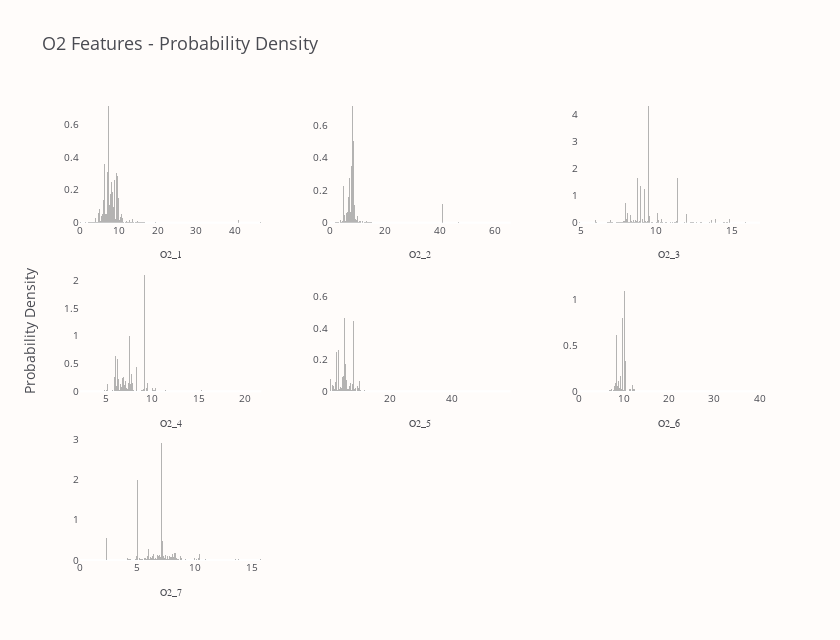

Notebook code for this chart:
### Markdown cell above
<p style="
    font-size: 16px;
    font-family: 'JetBrains Mono';
    text-align: justify;
    text-justify: inter-word;
">
    <b>In this subsection, we will see distributions of the available features. Each plot will be focused on only one indicator from all stations. Since we know that the dataset is weakly diversed and has few unique values, we should observe these distributions as a collection of individual peaks.</b>
</p>

### Code cell
def get_n_rows_axes(n_features, n_cols):
    n_rows = int(np.ceil(n_features / n_cols))
    current_col = range(1, n_cols + 1)
    current_row = range(1, n_rows + 1)
    return n_rows, list(product(current_row, current_col))


def draw_dist_for_group(group, vars_to_plot, n_cols=3, height=640):
    n_rows, axes = get_n_rows_axes(len(vars_to_plot), n_cols)
    fig = make_subplots(
        rows=n_rows,
        cols=n_cols,
        y_title="Probability Density",
        horizontal_spacing=0.1,
        vertical_spacing=0.1,
    )
    fig.update_annotations(font_size=14)
    for var, (row, col) in zip(vars_to_plot, axes):
        density, bins = np.histogram(train[var], bins=200, density=True)
        fig.add_bar(
            x=bins,
            y=density,
            marker_color="#6B6A6A",
            marker_line_width=0,
            opacity=0.5,
            name=var,
            showlegend=False,
            row=row,
            col=col,
        )
        fig.update_xaxes(
            tickfont_size=10,
            showgrid=False,
            title_text=var,
            titlefont_size=10,
            titlefont_family="Arial Black",
            row=row,
            col=col,
        )
        fig.update_yaxes(tickfont_size=10, showgrid=False, row=row, col=col)

    fig.update_layout(
        width=840,
        height=height,
        title=f"{group} Features - Probability Density",
        font_color=FONT_COLOR,
        title_font_size=18,
        plot_bgcolor=BACKGROUND_COLOR,
        paper_bgcolor=BACKGROUND_COLOR,
        bargap=0,
    )
    return fig


o2_group = "O2"
o2_vars = train.columns[train.columns.str.startswith(o2_group)]

fig = draw_dist_for_group(o2_group, o2_vars)
fig.show()

### Figure 1 — Plotly figure (JSON) as saved in the notebook; plotly's stock layout.template omitted (floating-point values rounded to 4 significant figures; data arrays with more than 128 entries replaced by an {"elided": "..."} marker saying what was removed)
{"data": [{"marker": {"color": "#6B6A6A", "line": {"width": 0}}, "name": "O2_1", "opacity": 0.5, "showlegend": false, "type": "bar", "x": {"elided": "201 float values"}, "xaxis": "x", "y": {"elided": "200 float values"}, "yaxis": "y"}, {"marker": {"color": "#6B6A6A", "line": {"width": 0}}, "name": "O2_2", "opacity": 0.5, "showlegend": false, "type": "bar", "x": {"elided": "201 float values"}, "xaxis": "x2", "y": {"elided": "200 float values"}, "yaxis": "y2"}, {"marker": {"color": "#6B6A6A", "line": {"width": 0}}, "name": "O2_3", "opacity": 0.5, "showlegend": false, "type": "bar", "x": {"elided": "201 float values"}, "xaxis": "x3", "y": {"elided": "200 float values"}, "yaxis": "y3"}, {"marker": {"color": "#6B6A6A", "line": {"width": 0}}, "name": "O2_4", "opacity": 0.5, "showlegend": false, "type": "bar", "x": {"elided": "201 float values"}, "xaxis": "x4", "y": {"elided": "200 float values"}, "yaxis": "y4"}, {"marker": {"color": "#6B6A6A", "line": {"width": 0}}, "name": "O2_5", "opacity": 0.5, "showlegend": false, "type": "bar", "x": {"elided": "201 float values"}, "xaxis": "x5", "y": {"elided": "200 float values"}, "yaxis": "y5"}, {"marker": {"color": "#6B6A6A", "line": {"width": 0}}, "name": "O2_6", "opacity": 0.5, "showlegend": false, "type": "bar", "x": {"elided": "201 float values"}, "xaxis": "x6", "y": {"elided": "200 float values"}, "yaxis": "y6"}, {"marker": {"color": "#6B6A6A", "line": {"width": 0}}, "name": "O2_7", "opacity": 0.5, "showlegend": false, "type": "bar", "x": {"elided": "201 float values"}, "xaxis": "x7", "y": {"elided": "200 float values"}, "yaxis": "y7"}], "layout": {"annotations": [{"font": {"size": 14}, "showarrow": false, "text": "Probability Density", "textangle": -90, "x": 0, "xanchor": "right", "xref": "paper", "xshift": -40, "y": 0.5, "yanchor": "middle", "yref": "paper"}], "bargap": 0, "font": {"color": "#4A4B52"}, "height": 640, "paper_bgcolor": "#FFFCFA", "plot_bgcolor": "#FFFCFA", "title": {"font": {"size": 18}, "text": "O2 Features - Probability Density"}, "width": 840, "xaxis": {"anchor": "y", "domain": [0, 0.2667], "showgrid": false, "tickfont": {"size": 10}, "title": {"font": {"family": "Arial Black", "size": 10}, "text": "O2_1"}}, "xaxis2": {"anchor": "y2", "domain": [0.3667, 0.6333], "showgrid": false, "tickfont": {"size": 10}, "title": {"font": {"family": "Arial Black", "size": 10}, "text": "O2_2"}}, "xaxis3": {"anchor": "y3", "domain": [0.7333, 1], "showgrid": false, "tickfont": {"size": 10}, "title": {"font": {"family": "Arial Black", "size": 10}, "text": "O2_3"}}, "xaxis4": {"anchor": "y4", "domain": [0, 0.2667], "showgrid": false, "tickfont": {"size": 10}, "title": {"font": {"family": "Arial Black", "size": 10}, "text": "O2_4"}}, "xaxis5": {"anchor": "y5", "domain": [0.3667, 0.6333], "showgrid": false, "tickfont": {"size": 10}, "title": {"font": {"family": "Arial Black", "size": 10}, "text": "O2_5"}}, "xaxis6": {"anchor": "y6", "domain": [0.7333, 1], "showgrid": false, "tickfont": {"size": 10}, "title": {"font": {"family": "Arial Black", "size": 10}, "text": "O2_6"}}, "xaxis7": {"anchor": "y7", "domain": [0, 0.2667], "showgrid": false, "tickfont": {"size": 10}, "title": {"font": {"family": "Arial Black", "size": 10}, "text": "O2_7"}}, "xaxis8": {"anchor": "y8", "domain": [0.3667, 0.6333]}, "xaxis9": {"anchor": "y9", "domain": [0.7333, 1]}, "yaxis": {"anchor": "x", "domain": [0.7333, 1], "showgrid": false, "tickfont": {"size": 10}}, "yaxis2": {"anchor": "x2", "domain": [0.7333, 1], "showgrid": false, "tickfont": {"size": 10}}, "yaxis3": {"anchor": "x3", "domain": [0.7333, 1], "showgrid": false, "tickfont": {"size": 10}}, "yaxis4": {"anchor": "x4", "domain": [0.3667, 0.6333], "showgrid": false, "tickfont": {"size": 10}}, "yaxis5": {"anchor": "x5", "domain": [0.3667, 0.6333], "showgrid": false, "tickfont": {"size": 10}}, "yaxis6": {"anchor": "x6", "domain": [0.3667, 0.6333], "showgrid": false, "tickfont": {"size": 10}}, "yaxis7": {"anchor": "x7", "domain": [0, 0.2667], "showgrid": false, "tickfont": {"size": 10}}, "yaxis8": {"anchor": "x8", "domain": [0, 0.2667]}, "yaxis9": {"anchor": "x9", "domain": [0, 0.2667]}}}
